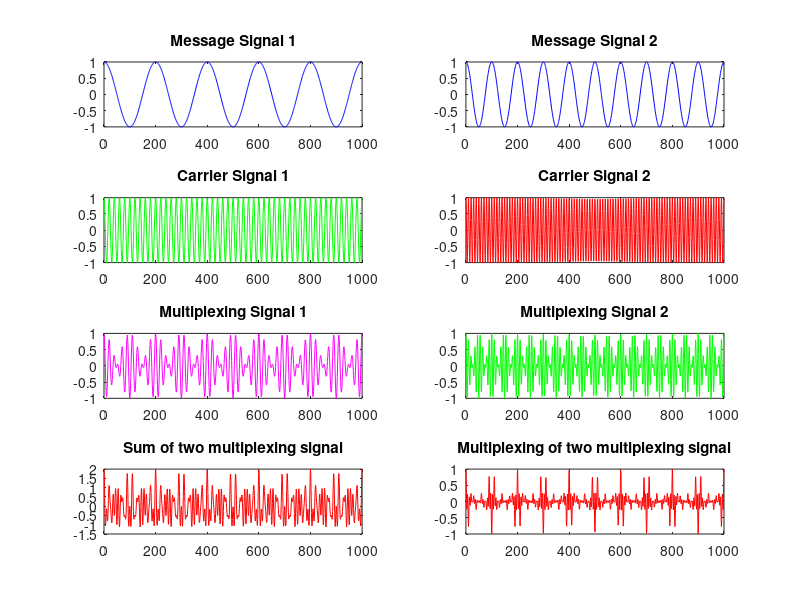

MATLAB code to generate this figure:
clc;
clear all;
close all;
am = 1;
ac = 1;
fm1 = 5;
fc1 = 50;
fm2 = 2*fm1;
fc2 = 2*fc1;
t = 1000;
t1 = linspace(0, t, 1000) ;
m1 = am.*cos(2*pi*fm1*t1);
m2 = am.*cos(2*pi*fm2*t1);
c1 = ac.*cos(2*pi*fc1*t1);
c2 = ac.*cos(2*pi*fc2*t1);
r1 = m1.*c1;
r2 = m2.*c2;
x= r1+r2;
y= r1.*r2;
subplot (4,2, 1) ;
plot (t1, m1,'b');
title('Message Signal 1')
subplot (4,2,2);
plot(t1,m2,'b');
title('Message Signal 2')
subplot (4,2,3);
plot(t1, c1,'g');
title('Carrier Signal 1')
subplot (4, 2,4);
plot (t1, c2, 'r');
title('Carrier Signal 2')
subplot (4,2,5);
plot (t1, r1, 'm');
title('Multiplexing Signal 1')
subplot (4, 2,6);
plot (t1, r2, 'g');
title('Multiplexing Signal 2')
subplot (4,2,7);
plot (t1,x, 'r');
title('Sum of two multiplexing signal')
subplot (4,2,8);
plot (t1,y, 'r');
title('Multiplexing of two multiplexing signal')
